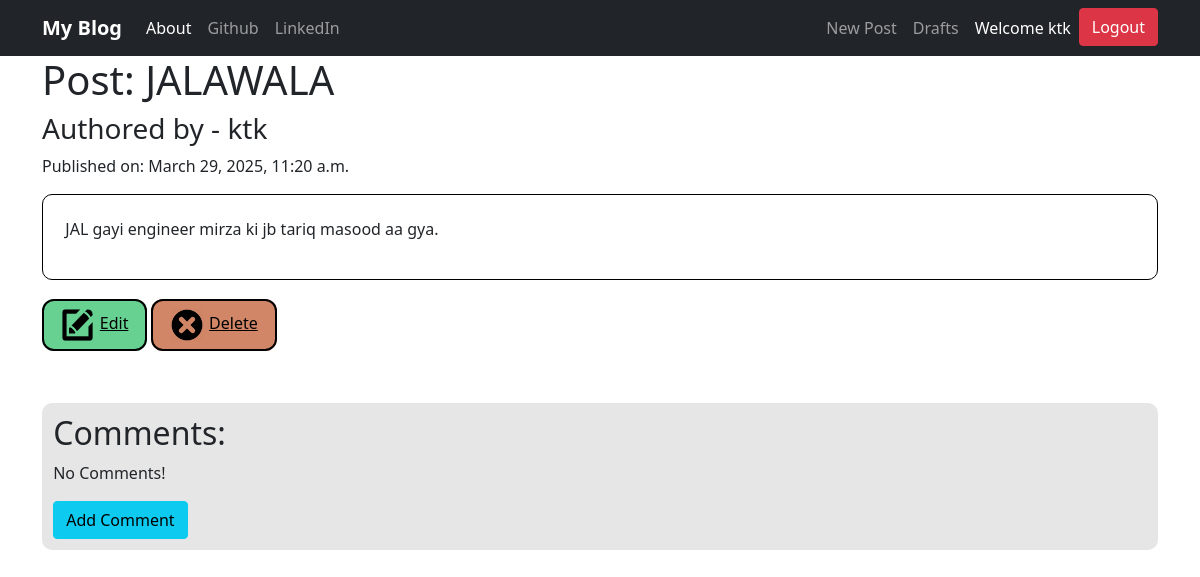
Page /post/4/ (signed in) on the earlier database version.
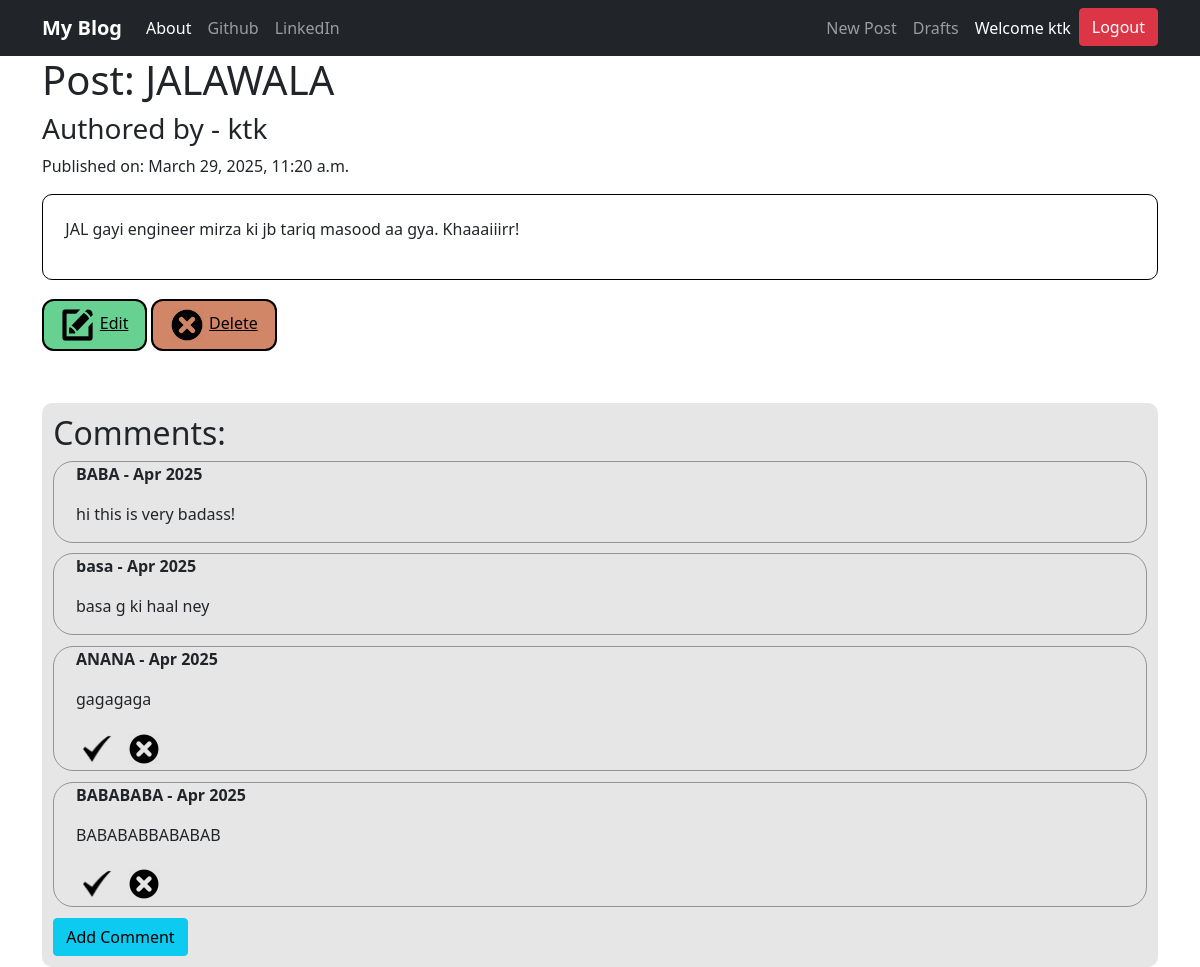
Same page on the later database version.
### blog/models.py (models this page shows, shortened)
class Post(models.Model):
    author = models.ForeignKey('auth.User', on_delete=models.CASCADE)
    title = models.CharField(max_length=256)
    text = models.TextField()
    create_date = models.DateTimeField(default=timezone.now)
    published_date = models.DateTimeField(blank=True, null=True)

class Comment(models.Model):
    post = models.ForeignKey('blog.Post', related_name='comments', on_delete=models.CASCADE)
    author = models.CharField(max_length=128)
    text = models.TextField()
    create_date = models.DateTimeField(default=timezone.now)
    approved_comment = models.BooleanField(default=False)

### blog/views.py (the view)
# urls.py: path('post/<int:pk>/', views.PostDetailView.as_view(), name='post_detail'),
class PostDetailView(DetailView):
    model = Post

### blog/templates/blog/post_detail.html
{% extends 'blog/base.html' %}
{% load static %}
{% block body_block %}
    <div class="postdetail">
        <h1 class="posttitle">Post: {{post.title}} </h1>
        <h3>Authored by - {{post.author}}</h3>
        <div>
            {% if post.published_date %}
                <div class="date publishdate">
                    <p>Published on: {{post.published_date}}</p>
                </div>
            {% else %}
                <div class="emptytext">
                    <p>This is an <b>Unpublished</b> post.</p>
                </div>
                <a class="btn btn-info" href="{% url 'blog:publish_post' pk=post.pk %}">Publish</a>
            {% endif %}
        </div>
    </div>
    <div class="postcontent">
        <p>{{post.text | capfirst}}</p>
    </div>
    {% if user.is_authenticated %}
        <a class="icon-button red-button" href="{% url 'blog:post_edit' pk=post.pk %}"><img class="icon_small" src="{% static 'images/edit-icon.png' %}" alt="Edit icon">Edit</a>
        <a class="icon-button green-button" href="{% url 'blog:post_remove' pk=post.pk %}"><img class="icon_small" src="{% static 'images/delete-icon.png' %}" alt="Delete icon">Delete</a>
    {% endif %}
    <br>
    <div class="commentslist">
        <h2>Comments:</h2>
        {% for comment in post.comments.all %}
                {% if user.is_authenticated or comment.approved_comment %}
                <div class="commentdetail">
                <p><b>{{comment.author}} - {{comment.create_date|date:"M Y"}}</b></p>
                    <p>{{ comment.text|linebreaks }}</p>
                    {% if not comment.approved_comment %}
                        <a href="{% url 'blog:comment_approve' pk=comment.pk %}"><img class="icon_small" src="{% static 'images/tick-icon.png' %}" alt="Tick icon"></a>
                        <a href="{% url 'blog:comment_remove' pk=comment.pk %}"><img class="icon_small" src="{% static 'images/delete-icon.png' %}" alt="Delete icon"></a>
                    {% endif %}
                </div>
                {% endif %}
        {% empty %}
            <p>No Comments!</p>
        {% endfor %}
        <a class="btn btn-info" href="{% url 'blog:add_comment_to_post' pk=post.pk %}">Add Comment</a>
    </div>
{% endblock %}

### blog/templates/blog/base.html (shortened to what this page needs)
<!DOCTYPE html>
{% load static %}
<html lang="en">
<head>
    <link href="https://cdn.jsdelivr.net/npm/bootstrap@5.0.2/dist/css/bootstrap.min.css" rel="stylesheet">
    <link rel="stylesheet" href="{% static 'css/blog.css' %}">
</head>
<body>
    <nav class="navbar navbar-expand-lg navbar-dark bg-dark">
        <div class="container">
            <a class="navbar-brand bigbrand" href="{%  url 'blog:post_list' %}">My Blog</a>
            <div class="collapse navbar-collapse" id="navbarSupportedContent">
                <ul class="navbar-nav mr-auto">
                    <li class="nav-item"><a class="nav-link active" href="{%  url 'blog:about' %}">About</a></li>
                    <li class="nav-item"><a class="nav-link" href="https://github.com/AsfandYar-Ktk" target="_blank">Github</a></li>
                    <li class="nav-item"><a class="nav-link" href="https://www.linkedin.com/in/asfandyar-khattak/" target="_blank">LinkedIn</a></li>
                </ul>
                <ul class="navbar-nav ms-auto">
                    {% if user.is_authenticated %}
                    <li class="nav-item"><a class="nav-link" href="{%  url 'blog:post_new' %}">New Post</a></li>
                    <li class="nav-item"><a class="nav-link" href="{%  url 'blog:post_draft_list' %}">Drafts</a></li>
                    <li class="nav-item"><a class="nav-link active">Welcome {{user.username}}</a></li>
                    <li class="nav-item">
                        <form action="{% url 'blog:logout' %}" method="post">
                            <button class="btn btn-danger" type="submit">Logout</button>
                        </form>
                    </li>
                    {% else %}
                    <li class="nav-item"><a class="btn btn-light" href="{%  url 'blog:login' %}">Login</a></li>
                    {% endif %}
                </ul>
            </div>
        </div>
    </nav>
    <div class="container">
        {% block body_block %}
        {% endblock %}
    </div>
</body>
</html>

### blog/static/css/blog.css (style rules this page uses)
.icon_small { width: 3%; height: 3%; margin: 0.5%; padding: 0%; }
.icon-button { padding: 1%; padding-bottom: 1.3%; padding-right: 1.5%; color: black; border: 2px solid black; border-radius: 12px; }
.red-button { background-color: rgb(103, 209, 145); }
.green-button { background-color: rgb(209, 135, 103); }
.bigbrand { font-weight: bold; font-family: 'Segoe UI', Tahoma, Geneva, Verdana, sans-serif; }
.postcontent { border: 1px solid black; border-radius: 10px; padding: 2%; margin-bottom: 2%; }
.commentslist { margin-top: 5%; background-color: rgb(231, 230, 230); border-radius: 10px; padding: 1%; }
.commentdetail { border: 1px solid rgb(149, 148, 148); margin-bottom: 1%; padding-left: 2%; border-radius: 20px; justify-content: center; align-items: center; align-content: center; }

Differences in the rows shown:
changed Post "JALAWALA": text "JAL gayi engineer mirza ki jb tariq masood aa gya." → "JAL gayi engineer mirza ki jb tariq masood aa gya. Khaaaiiirr!"
added Comment: author "BABA", create_date "Apr 2025", text "hi this is very badass!"
added Comment: author "basa", create_date "Apr 2025", text "basa g ki haal ney"
added Comment: author "ANANA", create_date "Apr 2025", text "gagagaga", approved_comment False (drawn)
added Comment: author "BABABABA", create_date "Apr 2025", text "BABABABBABABAB", approved_comment False (drawn)
Other differences:
text no longer shown: "No Comments!"
